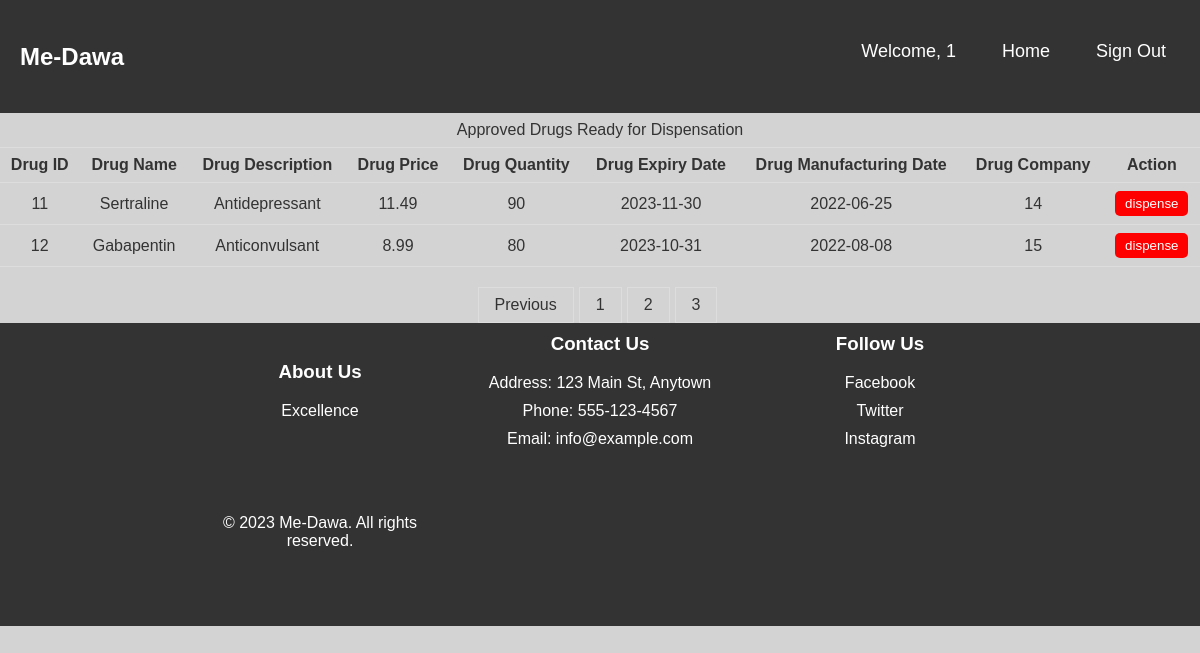
/view/pharmacy.php?entity=supervisors&page=3 (signed in), run on the app's committed database.
### tables this page shows
CREATE TABLE `drugs` (
  `ID` int(11) NOT NULL,
  `drugName` varchar(255) DEFAULT NULL,
  `drugDescription` varchar(255) DEFAULT NULL,
  `drugPrice` decimal(10,2) DEFAULT NULL,
  `drugQuantity` int(11) DEFAULT NULL,
  `drugExpirationDate` date DEFAULT NULL,
  `drugManufacturingDate` date DEFAULT NULL,
  `drugCompany` int(11) DEFAULT NULL,
  `Approved` tinyint(1) DEFAULT NULL
);

### database/database.php (called while the page is built, shortened)
<?php
class Database{
    private $connection;
    public function __construct() {
        $this->hostName = "localhost";
        $this->username = "root";
        $this->password = "";
        $this->databaseName = "me-dawa";
        try{
            $this->connection = new PDO("mysql:host=$this->hostName;dbname=$this->databaseName", $this->username, $this->password);
        } catch(PDOException $e){
            echo "Connection failed: " . $e->getMessage();
        }
    }
    function getTotalUsersByEntity($entity){
        $stmt = $this->connection->prepare("SELECT COUNT(*) FROM $entity");
        $stmt->execute();
        $result = $stmt->fetchColumn();
        return $result;
    }
    function getApprovedDrugs($start_index, $results_per_page, $entity){
        $stmt = $this->connection->prepare("SELECT * FROM drugs WHERE approved = 1 LIMIT :start_index, :results_per_page");
        $stmt->bindParam(':start_index', $start_index, PDO::PARAM_INT);
        $stmt->bindParam(':results_per_page', $results_per_page, PDO::PARAM_INT);
        $stmt->execute();
        $result = $stmt->fetchAll(PDO::FETCH_ASSOC);
        return $result;
    }
}
?>

### view/pharmacy.php (the view, shortened to what this page needs)
<!DOCTYPE html>
<html lang="en">
<head>
    <link rel="stylesheet" href="../Static/homepage.css">
    <link rel="stylesheet" href="../Static/form.scss">
</head>
<body>
    <div>
        <nav class="navbar">
            <div class="logo">Me-Dawa</div>
            <ul class="nav-links">
                <div class="menu">
                    <li>
                        <?php
                        $username = $_SESSION['username'];
                        echo "Welcome, $username";
                        ?>
                    </li>
                    <li><a href="../view/homepage.php">Home</a></li>
                    <li><a href="../config/signout.php">Sign Out</a></li>
                </div>
            </ul>
        </nav>
    </div>
    <?php
        require_once '../database/database.php';
        $database = new Database();
        $entity = $_SESSION['entity'];
        $results_per_page = 5;
        $current_page = isset($_GET['page']) ? $_GET['page'] : 1;
        $start_index = ($current_page - 1) * $results_per_page;
        $users = $database->getApprovedDrugs($start_index, $results_per_page, $entity);
        echo '
        <table style="width: 100%; border-collapse: collapse;">
        <caption style="padding: 8px; text-align: center; border-bottom: 1px solid #ddd; color: #333;">Approved Drugs Ready for Dispensation</caption>
          <tr>
              <th style="padding: 8px; text-align: center; border-bottom: 1px solid #ddd; color: #333;">Drug ID</th>
              <th style="padding: 8px; text-align: center; border-bottom: 1px solid #ddd; color: #333;">Drug Name</th>
              <th style="padding: 8px; text-align: center; border-bottom: 1px solid #ddd; color: #333;">Drug Description</th>
              <th style="padding: 8px; text-align: center; border-bottom: 1px solid #ddd; color: #333;">Drug Price</th>
              <th style="padding: 8px; text-align: center; border-bottom: 1px solid #ddd; color: #333;">Drug Quantity</th>
              <th style="padding: 8px; text-align: center; border-bottom: 1px solid #ddd; color: #333;">Drug Expiry Date</th>
              <th style="padding: 8px; text-align: center; border-bottom: 1px solid #ddd; color: #333;">Drug Manufacturing Date</th>
              <th style="padding: 8px; text-align: center; border-bottom: 1px solid #ddd; color: #333;">Drug Company</th>
              <th style="padding: 8px; text-align: center; border-bottom: 1px solid #ddd; color: #333;">Action</th>
          </tr>';
          foreach ($users as $user) {
              echo ' <tr>
                        <td style="padding: 8px; text-align: center; border-bottom: 1px solid #ddd; color: #333;">' . $user['ID'] . '</td>
                        <td style="padding: 8px; text-align: center; border-bottom: 1px solid #ddd; color: #333;">' . $user['drugName'] . '</td>
                        <td style="padding: 8px; text-align: center; border-bottom: 1px solid #ddd; color: #333;">' . $user['drugDescription'] . '</td>
                        <td style="padding: 8px; text-align: center; border-bottom: 1px solid #ddd; color: #333;">' . $user['drugPrice'] . '</td>
                        <td style="padding: 8px; text-align: center; border-bottom: 1px solid #ddd; color: #333;">' . $user['drugQuantity'] . '</td>
                        <td style="padding: 8px; text-align: center; border-bottom: 1px solid #ddd; color: #333;">' . $user['drugExpirationDate'] . '</td>
                        <td style="padding: 8px; text-align: center; border-bottom: 1px solid #ddd; color: #333;">' . $user['drugManufacturingDate'] . '</td>
                        <td style="padding: 8px; text-align: center; border-bottom: 1px solid #ddd; color: #333;">' . $user['drugCompany'] . '</td>
                        <td style="padding: 8px; text-align: center; border-bottom: 1px solid #ddd; color: #333;">
                            <form method="POST" action="../config/pharmacy.php">
                              <input type="hidden" name="drugID" value="' . $user['ID'] . '">
                              <input type="submit" name="dispense" value="dispense" style="background-color: red; color: white; border: none; padding: 5px 10px; border-radius: 5px; cursor: pointer;">
                            </form>
                        </td>
                      </tr>';
          }
        echo '</table>';
        $total_results = $database->getTotalUsersByEntity($entity);
        $total_pages = ceil($total_results / $results_per_page);
        echo '<div style="margin-top: 20px;">';
        if ($current_page > 1) {
          echo '<a href="../view/pharmacy.php?entity=' . $entity . '&page=' . ($current_page - 1) . '" style="display: inline-block; padding: 8px 16px; text-decoration: none; color: #333; border: 1px solid #ddd; margin-right: 5px;">Previous</a>';
        }
        for ($i = 1; $i <= $total_pages; $i++) {
          echo '<a href="../view/pharmacy.php?entity=' . $entity . '&page=' . $i . '" style="display: inline-block; padding: 8px 16px; text-decoration: none; color: #333; border: 1px solid #ddd; margin-right: 5px;">' . $i . '</a>';
        }
        echo '</div>';
        ?>
    <footer class="footer">
    <div class="footer-container">
      <div class="row">
        <div class="footer-col">
          <h3>About Us</h3>
          <p>Excellence</p>
        </div>
        <div class="footer-col">
          <h3>Contact Us</h3>
          <ul>
            <li>Address: 123 Main St, Anytown </li>
            <li>Phone: 555-123-4567</li>
            <li>Email: info@example.com</li>
          </ul>
        </div>
        <div class="footer-col">
          <h3>Follow Us</h3>
          <ul>
            <li><a href="#">Facebook</a></li>
            <li><a href="#">Twitter</a></li>
            <li><a href="#">Instagram</a></li>
          </ul>
        </div>
      </div>
      <div class="row">
        <div class="footer-col">
          <p>&copy; 2023 Me-Dawa. All rights reserved.</p>
        </div>
      </div>
    </div>
  </footer>
</body>
</html>

### Static/homepage.css (style rules this page uses)
.navbar { display: flex; align-items: center; justify-content: space-between; padding: 20px; background-color: #333; color: #fff; }
.nav-links a { color: #fff; }
.logo { font-size: 24px; font-weight: 600; }
.menu { display: flex; gap: 1em; font-size: 18px; }
.menu li { padding: 5px 14px; }
body { margin: 0; background: lightgray; text-align: center; font-family: sans-serif; color: #fefefe; }
.row { display: flex; flex-wrap: wrap; justify-content: center; align-items: center; margin-bottom: 50px; }
h2, p { margin-top: 0; }
.footer { background-color: #333; color: #fff; padding: 10px 0; display: flex; flex: 1; flex-shrink: 0; }
.footer-container { max-width: 800px; margin: 0 auto; width: 100%; }
.row { display: flex; flex-wrap: wrap; justify-content: space-between; }
.footer-col { flex-basis: 30%; }
h3 { margin-top: 0; }
ul { list-style: none; padding: 0; }
ul li { margin-bottom: 10px; }
a { color: #fff; text-decoration: none; }

### data on the page
drugs: ID "11", drugName "Sertraline", drugDescription "Antidepressant", drugPrice "11.49", drugQuantity "90", drugExpirationDate "2023-11-30", drugManufacturingDate "2022-06-25", drugCompany "14"
drugs: ID "12", drugName "Gabapentin", drugDescription "Anticonvulsant", drugPrice "8.99", drugQuantity "80", drugExpirationDate "2023-10-31", drugManufacturingDate "2022-08-08", drugCompany "15"

### other printed values
$username "1"
